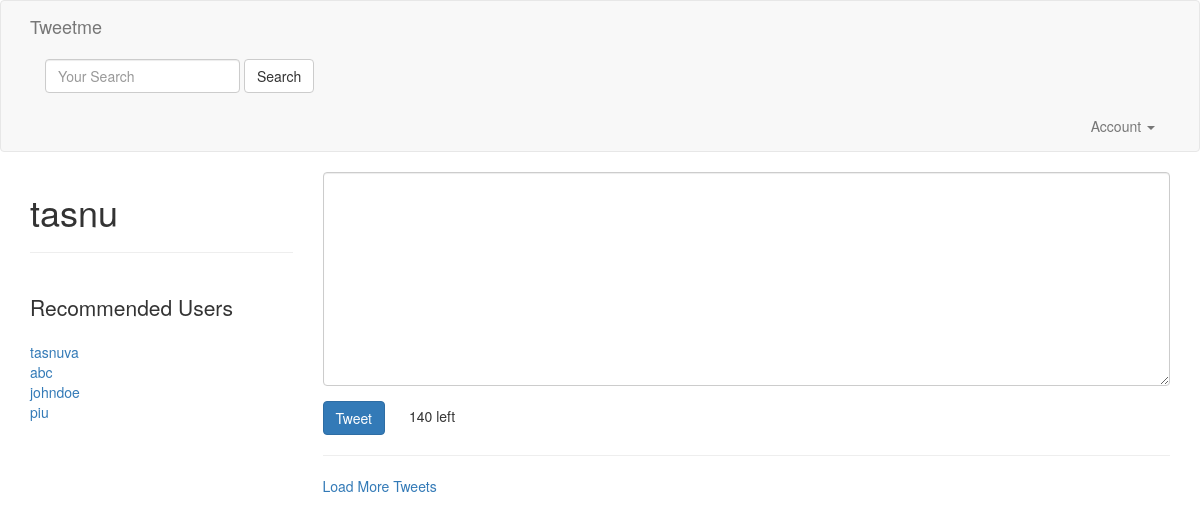
The page / (signed in) on the database as committed earlier.
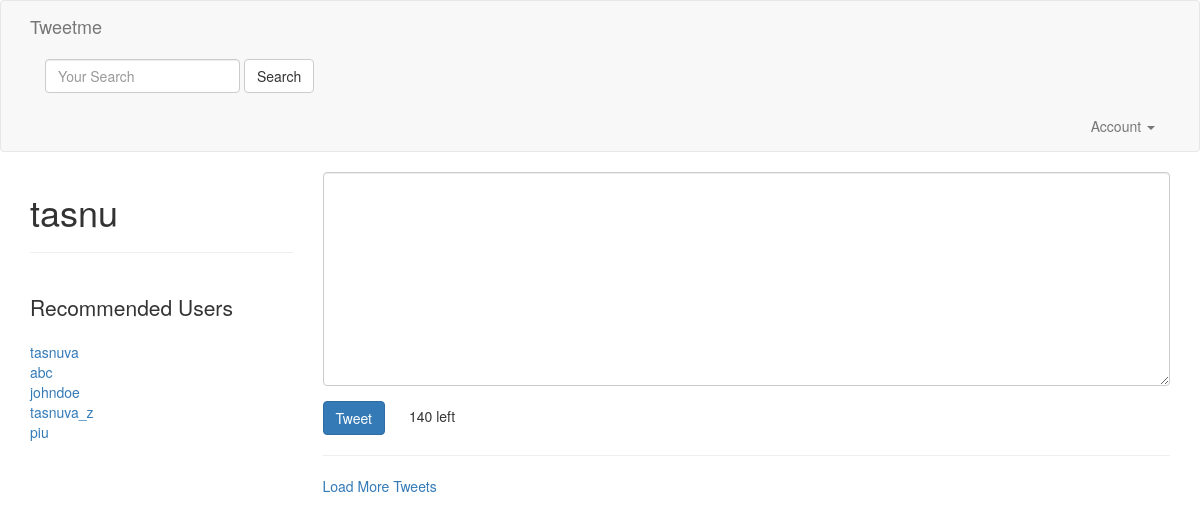
The same page on the database as committed later.
### accounts/models.py (models this page shows, shortened)
class UserProfile(models.Model):
    user        = models.OneToOneField(settings.AUTH_USER_MODEL, related_name='profile') # user.profile
    following   = models.ManyToManyField(settings.AUTH_USER_MODEL, blank=True, related_name='followed_by')
    objects = UserProfileManager() # UserProfile.objects.all()
    def get_following(self):
        users  = self.following.all() # User.objects.all().exclude(username=self.user.username)
        return users.exclude(username=self.user.username)
    def get_absolute_url(self):
        return reverse_lazy("profiles:detail", kwargs={"username":self.user.username})

### tweets/views.py (the view)
# urls.py: url(r'^$', TweetListView.as_view(), name='home'),
class TweetListView(LoginRequiredMixin,ListView):
    def get_queryset(self,*args,**kwargs):
        qs = Tweet.objects.all()
        query= self.request.GET.get("q",None)
        if query is not None:
            qs = qs.filter(
                            Q(content__icontains=query)|
                            Q(user__username__icontains=query)
                           )
        return qs
    def get_context_data(self, *args,**kwargs):
        context =super(TweetListView,self).get_context_data(*args,**kwargs)
        context['create_form'] = TweetModelForm()
        context['create_url']=reverse_lazy("tweet:create")
        return context

### tweets/forms.py
class TweetModelForm(forms.ModelForm):
    content = forms.CharField(
        label='',
        widget=forms.Textarea(
            attrs={
                "placeholeder": "Your Message",
                "class": "form-control"
            }
        )
    )
    class Meta:
        model=Tweet
        fields =[
            'content'
        ]

### accounts/models.py (called while the page is built)
    def recommended(self, user, limit_to=10):
        print(user)
        profile = user.profile
        following = profile.following.all()
        following = profile.get_following()
        qs = self.get_queryset().exclude(user__in=following).exclude(id=profile.id).order_by("?")[:limit_to]
        return qs

### accounts/templatetags/recommended.py (called while the page is built)
@register.inclusion_tag("accounts/snippets/recommend.html")
def recommended(user):
    if isinstance(user, User):
        qs = UserProfile.objects.recommended(user)
        return {"recommended": qs}

### tweets/templates/tweets/tweet_list.html (shortened to what this page needs)
{% extends 'base.html' %}
{% load recommended %}
{% block content %}
    <div class="row">
        <div class="col-sm-3 col-xs-12">
            <h1> {{ request.user }}</h1><hr/>
            <br/>
            <p class="lead">Recommended Users</p>
            {% recommended request.user %}
        </div>
        <div class="col-sm-9">
            {% if not request.GET.q %}
                <div class="">
                    {% include "tweets/form.html" with form=create_form action_url=create_url btn_title='Tweet' form_class='tweet-form' %}
                </div>
            {% endif %}
            <hr/>
        <a href="#" id="loadmore">Load More Tweets</a>
        </div>
    </div>
{% endblock content %}

### templates/base.html (shortened to what this page needs)
{% load static %}
<html lang="en">
  <head>
    <link href="{% static 'css/bootstrap.min.css' %}" rel="stylesheet">
  </head>
  <body>
    {% include "navbar.html" %}
    <div class='container'>
      {% block content %}
      {% endblock content %}
    </div>
  </body>
</html>

### templates/navbar.html (shortened to what this page needs)
<nav class="navbar navbar-default">
  <div class="container">
    <div class="navbar-header">
      <a class="navbar-brand" href="{% url 'home' %}">Tweetme</a>
    </div>
            {% include 'tweets/search_form.html' %}
    <div class="collapse navbar-collapse" id="bs-example-navbar-collapse-1">
        {% if request.user.is_authenticated %}
            <ul class="nav navbar-nav navbar-right">
        <li class="dropdown">
          <a href="#" class="dropdown-toggle" data-toggle="dropdown" role="button" aria-haspopup="true" aria-expanded="false">Account <span class="caret"></span></a>
        </li>
      </ul>
        {% else %}
      <ul class="nav navbar-nav navbar-right">
        <li><a href="{% url 'login' %}">Login</a></li>
        <li><a href="{% url 'register' %}">Register</a></li>
      </ul>
        {% endif %}
    </div>
  </div>
</nav>

### tweets/templates/tweets/search_form.html
<div class="row">
    <div class="col-sm-12 text-center">
        <form id='navbar-search-form' class="navbar-form navbar-left" method="GET" action="{% url "search" %}">
            <div class="form-group">
                <input class="form-control" type="text" name="q" placeholder="Your Search" value="{{ request.GET.q }}"/>
            </div>
            <input class="btn btn-default" type="submit" value="Search"/>
        </form>
    </div>
</div>

### accounts/templates/accounts/snippets/recommend.html
{% for profile in recommended %}
<a href='/{{ profile.user.username }}'>{{ profile.user.username }}</a><br/>
{% empty %}
<p class='lead'>Not followed by any users</p>
{% endfor %}

### tweets/templates/tweets/form.html (shortened to what this page needs)
{% load crispy_forms_tags %}
<form class="form {% if form_class %}{{ form_class }}{% endif %}" method="post" action="{% if action_url %}{{ action_url }}{% endif %}" >
    {{ form|crispy }}
    <input class="btn btn-primary" type="submit" value="{{ btn_title }}"/>
</form>

Rows that differ between the two databases and show on the page:
added UserProfile: user.username "tasnuva_z"
